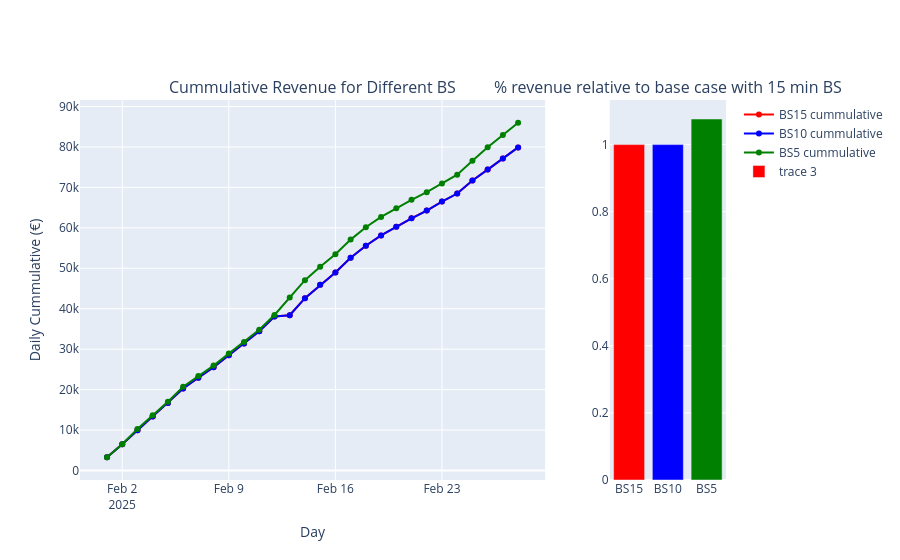

The code cell stored with this chart in its notebook:
### Code cell
fig = make_subplots(1,2,column_widths=[0.8,0.2],subplot_titles=["Cummulative Revenue for Different BS","% revenue relative to base case with 15 min BS"])
# cumulative on right axis
fig.add_scatter(name="BS15 cummulative", x=x, y=df_bs_15["profit"].cumsum(),
                mode="lines+markers",line_color="red")

fig.add_scatter(name="BS10 cummulative", x=x, y=df_bs_10["profit"].cumsum(),
                mode="lines+markers", line_color="blue")

fig.add_scatter(name="BS5 cummulative",  x=x, y=df_bs_5["profit"].cumsum(),
                mode="lines+markers", line_color="green")

fig.update_layout( xaxis_title="Day",
                  yaxis_title="Daily Cummulative (€)",
                  )

df_sum = pd.DataFrame(data=np.array([df_bs_15.profit.sum(),df_bs_10.profit.sum(),df_bs_5.profit.sum()]),columns=["revenue"])

df_sum.index = ["BS15","BS10","BS5"] 
df_sum = df_sum.divide(df_sum.loc["BS15",:],axis=1)
df_sum.loc[:,"color"] = ["red","Blue","Green"]
fig.add_bar(
    row=1,col=2,
    x = df_sum.index,
    y = df_sum["revenue"],
    marker_color = df_sum["color"]
    )

### Figure 1 — Plotly figure (JSON) as saved in the notebook; plotly's stock layout.template omitted (floating-point values rounded to 4 significant figures)
{"data": [{"line": {"color": "red"}, "mode": "lines+markers", "name": "BS15 cummulative", "type": "scatter", "x": ["2025-02-01 00:00:00+01:00", "2025-02-02 00:00:00+01:00", "2025-02-03 00:00:00+01:00", "2025-02-04 00:00:00+01:00", "2025-02-05 00:00:00+01:00", "2025-02-06 00:00:00+01:00", "2025-02-07 00:00:00+01:00", "2025-02-08 00:00:00+01:00", "2025-02-09 00:00:00+01:00", "2025-02-10 00:00:00+01:00", "2025-02-11 00:00:00+01:00", "2025-02-12 00:00:00+01:00", "2025-02-13 00:00:00+01:00", "2025-02-14 00:00:00+01:00", "2025-02-15 00:00:00+01:00", "2025-02-16 00:00:00+01:00", "2025-02-17 00:00:00+01:00", "2025-02-18 00:00:00+01:00", "2025-02-19 00:00:00+01:00", "2025-02-20 00:00:00+01:00", "2025-02-21 00:00:00+01:00", "2025-02-22 00:00:00+01:00", "2025-02-23 00:00:00+01:00", "2025-02-24 00:00:00+01:00", "2025-02-25 00:00:00+01:00", "2025-02-26 00:00:00+01:00", "2025-02-27 00:00:00+01:00", "2025-02-28 00:00:00+01:00"], "y": [3276.0, 6469.0, 9969.0, 13370.0, 16710.0, 20280.0, 22950.0, 25540.0, 28510.0, 31400.0, 34400.0, 38060.0, 38380.0, 42610.0, 45900.0, 48950.0, 52580.0, 55570.0, 58120.0, 60270.0, 62350.0, 64280.0, 66500.0, 68480.0, 71720.0, 74400.0, 77170.0, 79890.0]}, {"line": {"color": "blue"}, "mode": "lines+markers", "name": "BS10 cummulative", "type": "scatter", "x": ["2025-02-01 00:00:00+01:00", "2025-02-02 00:00:00+01:00", "2025-02-03 00:00:00+01:00", "2025-02-04 00:00:00+01:00", "2025-02-05 00:00:00+01:00", "2025-02-06 00:00:00+01:00", "2025-02-07 00:00:00+01:00", "2025-02-08 00:00:00+01:00", "2025-02-09 00:00:00+01:00", "2025-02-10 00:00:00+01:00", "2025-02-11 00:00:00+01:00", "2025-02-12 00:00:00+01:00", "2025-02-13 00:00:00+01:00", "2025-02-14 00:00:00+01:00", "2025-02-15 00:00:00+01:00", "2025-02-16 00:00:00+01:00", "2025-02-17 00:00:00+01:00", "2025-02-18 00:00:00+01:00", "2025-02-19 00:00:00+01:00", "2025-02-20 00:00:00+01:00", "2025-02-21 00:00:00+01:00", "2025-02-22 00:00:00+01:00", "2025-02-23 00:00:00+01:00", "2025-02-24 00:00:00+01:00", "2025-02-25 00:00:00+01:00", "2025-02-26 00:00:00+01:00", "2025-02-27 00:00:00+01:00", "2025-02-28 00:00:00+01:00"], "y": [3276.0, 6469.0, 9969.0, 13370.0, 16710.0, 20280.0, 22950.0, 25540.0, 28510.0, 31400.0, 34400.0, 38060.0, 38380.0, 42610.0, 45900.0, 48950.0, 52580.0, 55570.0, 58120.0, 60270.0, 62350.0, 64280.0, 66500.0, 68480.0, 71720.0, 74400.0, 77170.0, 79890.0]}, {"line": {"color": "green"}, "mode": "lines+markers", "name": "BS5 cummulative", "type": "scatter", "x": ["2025-02-01 00:00:00+01:00", "2025-02-02 00:00:00+01:00", "2025-02-03 00:00:00+01:00", "2025-02-04 00:00:00+01:00", "2025-02-05 00:00:00+01:00", "2025-02-06 00:00:00+01:00", "2025-02-07 00:00:00+01:00", "2025-02-08 00:00:00+01:00", "2025-02-09 00:00:00+01:00", "2025-02-10 00:00:00+01:00", "2025-02-11 00:00:00+01:00", "2025-02-12 00:00:00+01:00", "2025-02-13 00:00:00+01:00", "2025-02-14 00:00:00+01:00", "2025-02-15 00:00:00+01:00", "2025-02-16 00:00:00+01:00", "2025-02-17 00:00:00+01:00", "2025-02-18 00:00:00+01:00", "2025-02-19 00:00:00+01:00", "2025-02-20 00:00:00+01:00", "2025-02-21 00:00:00+01:00", "2025-02-22 00:00:00+01:00", "2025-02-23 00:00:00+01:00", "2025-02-24 00:00:00+01:00", "2025-02-25 00:00:00+01:00", "2025-02-26 00:00:00+01:00", "2025-02-27 00:00:00+01:00", "2025-02-28 00:00:00+01:00"], "y": [3274.0, 6473.0, 10260.0, 13660.0, 17020.0, 20690.0, 23380.0, 25930.0, 28900.0, 31800.0, 34790.0, 38450.0, 42770.0, 47050.0, 50360.0, 53450.0, 57090.0, 60160.0, 62690.0, 64840.0, 66930.0, 68810.0, 70960.0, 73140.0, 76600.0, 79920.0, 82970.0, 85980.0]}, {"marker": {"color": ["red", "Blue", "Green"]}, "type": "bar", "x": ["BS15", "BS10", "BS5"], "xaxis": "x2", "y": [1.0, 1.0, 1.076], "yaxis": "y2"}], "layout": {"annotations": [{"font": {"size": 16}, "showarrow": false, "text": "Cummulative Revenue for Different BS", "x": 0.36, "xanchor": "center", "xref": "paper", "y": 1, "yanchor": "bottom", "yref": "paper"}, {"font": {"size": 16}, "showarrow": false, "text": "% revenue relative to base case with 15 min BS", "x": 0.91, "xanchor": "center", "xref": "paper", "y": 1, "yanchor": "bottom", "yref": "paper"}], "xaxis": {"anchor": "y", "domain": [0, 0.72], "title": {"text": "Day"}}, "xaxis2": {"anchor": "y2", "domain": [0.82, 1]}, "yaxis": {"anchor": "x", "domain": [0, 1], "title": {"text": "Daily Cummulative (€)"}}, "yaxis2": {"anchor": "x2", "domain": [0, 1]}}}
